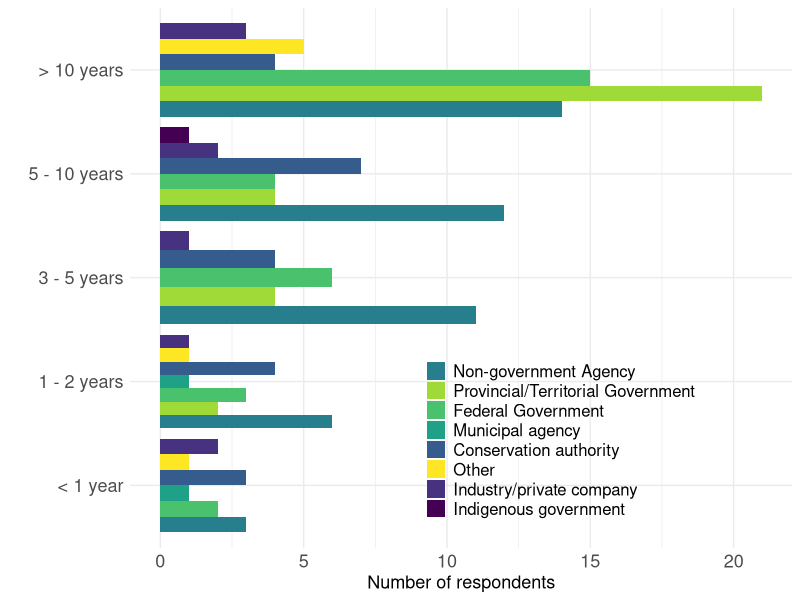
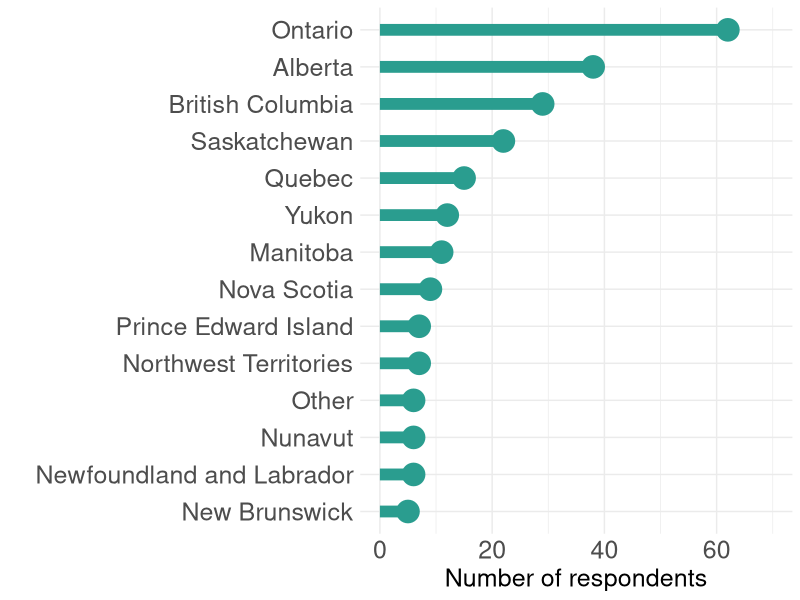
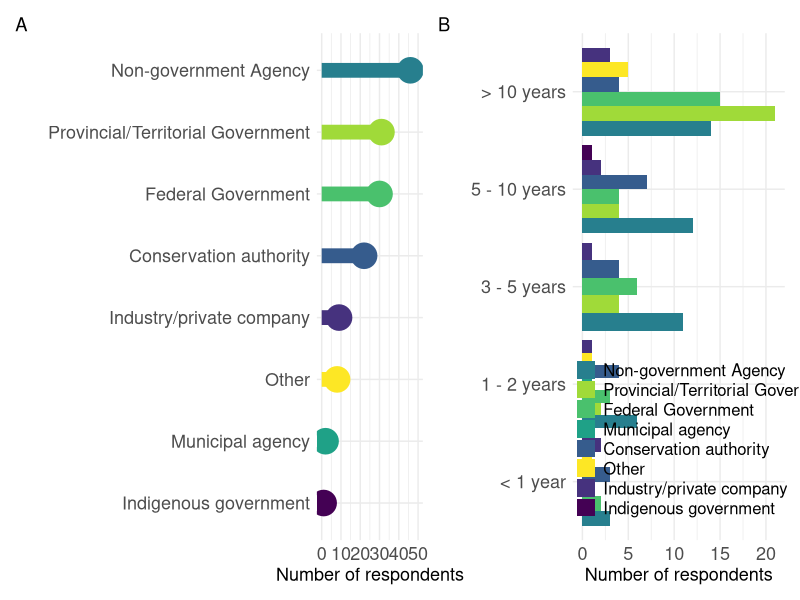
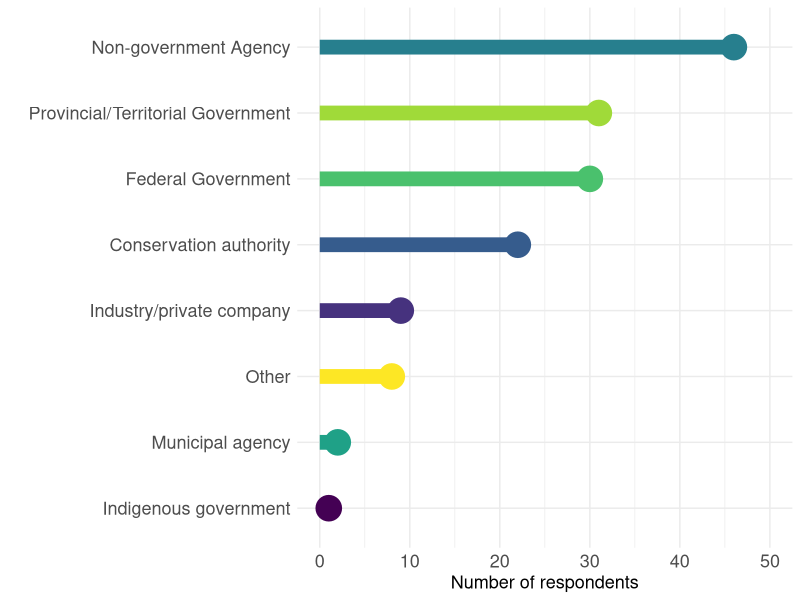

R code for these plots, in order: (Note: this script raises an error after producing the figures.)
library(tidyverse)
library(viridis)
library(stringr)
library(patchwork)


data <- read.csv("data/survey_likerts.csv")
colnames(data)
str(data)

data$organization <- recode_factor(data$organization,
                                   "Non-government agency (e.g., Nature Conservancy Canada, Ducks Unlimited Canada)" = "Non-government Agency",
                                   "Canadian provincial or territorial government agency" = "Provincial/Territorial Government",
                                   "Canadian federal government agency" = "Federal Government")
unique(data$organization)


data %>% count(organization) 

#                        organization   n
# 1             Non-government Agency  44
# 2 Provincial/Territorial Government  31
# 3                Federal Government  30
# 4                  Municipal agency   2
# 5                             Other  10
# 6            Conservation authority  22
# 7          Industry/private company   9
# 9             Indigenous government   1



data$duration <- recode_factor(data$duration,
                               "Over 10 years" = "over 10 years")


data$duration <- recode_factor(data$duration,
                               "over 10 years" = "> 10 years",
                               "Less than 1 year" = "< 1 year")
unique(data$duration)

count <- data %>% count(duration)
count <- count[-6,]

count %>%  
          mutate(Sum = sum(n)) %>% 
          group_by(duration) %>% 
          mutate(percent = round(100*n/Sum, 2))

#   duration         n   Sum percent
# 1 > 10 years      62   148   41.9 
# 2 < 1 year        12   148    8.11
# 3 1 - 2 years     18   148   12.2 
# 4 3 - 5 years     26   148   17.6 
# 5 5 - 10 years    30   148   20.3 

41.9 + 20.3



org_colour = c("Non-government Agency" = '#277f8e',
               'Provincial/Territorial Government' = '#a0da39',
               'Federal Government' = '#4ac16d',
               'Municipal agency' = '#1fa187',
               'Other' = '#fde725',
               'Conservation authority' = '#365c8d',
               'Industry/private company' = '#46327e',
               'Indigenous government' = '#440154')



orgs <- data %>% count(organization)
orgs <- orgs[-8,]
colnames(orgs)



org_n <- orgs %>% mutate(organization = fct_reorder(organization,
                                           n, .desc = FALSE)) %>% 
            ggplot() + 
            geom_segment(aes(x = organization, xend = organization, 
                              y = 0, yend = n, 
                             colour = organization),lwd = 5) +
  geom_point(aes(x = organization, y = n, colour = organization),
             size=7, shape = 19, stroke = 1.5) +
            coord_flip() +
            xlab(" ") +
            ylab("Number of respondents") +
            theme_minimal() +
            theme(axis.text = element_text(size = 13),
                  axis.title = element_text(size = 13),
                  legend.position = "none",
                  legend.key.size = unit(1, 'cm'),
                  legend.text = element_text(size = 12),
                  #legend.direction = "horizontal",
                  legend.title = element_blank()) +
            ylim(0, 50) +
            scale_colour_manual(values = org_colour)



###### years worked

colnames(data)

duration <- data %>% group_by(organization) %>% 
            count(duration)
duration <- duration[-31,]
duration <- duration[-25,]

unique(duration$duration)


duration_n <- duration %>% ggplot(aes(fill = organization, y = n, 
                        x = factor(duration,
                                   level = c('< 1 year',
                                             '1 - 2 years',
                                             '3 - 5 years',
                                             '5 - 10 years',
                                             '> 10 years')))) +
            geom_bar(position = "dodge", stat = "identity") +
            theme_minimal() +
            coord_flip() +
            xlab(" ") +
            ylab("Number of respondents") +
            theme_minimal() +
            theme(axis.text = element_text(size = 13),
                  axis.title = element_text(size = 13),
                  legend.position = c(0.65,0.2),
                  legend.key.size = unit(0.5, 'cm'),
                  legend.text = element_text(size = 12),
                  #legend.direction = "horizontal",
                  legend.title = element_blank()) +
            scale_fill_manual(values = org_colour)


org_dur <- org_n + duration_n  + 
            plot_layout(ncol = 2, widths = c(1,2)) +
            plot_annotation(tag_levels = 'A')

### location

location <- data %>% select(location)

location <- location %>% separate_longer_delim(location, delim = ",")

loc <- location %>% count(location)
loc <- loc[2:15,]
write.csv(loc, "location.csv")



location_n <- loc %>% mutate(location = fct_reorder(location,
                                           n, .desc = FALSE)) %>% 
            ggplot() + 
            geom_segment( aes(x = location, xend = location, 
                              y = 0, yend = n),
                          colour = "#2a9d8f", lwd = 4) +
            geom_point(aes(x = location, y = n), colour = "#2a9d8f",
                       fill = "white", size=6, shape = 19, stroke = 1.5) +
            coord_flip() +
            xlab(" ") +
            ylab("Number of respondents") +
            theme_minimal() +
            theme(axis.text = element_text(size = 18),
                  axis.title = element_text(size = 18),
                  #legend.position = "none",
                  legend.key.size = unit(1, 'cm'),
                  legend.text = element_text(size = 12),
                  #legend.direction = "horizontal",
                  legend.title = element_blank()) +
            ylim(0, 70)




############ LIKERT ###########33

colnames(data)

unique(data$organization)

likert <- data %>% filter(organization %in% org_list)

colours = c("Always" = "#264653",
            "Most of the time" = "#2A9D8F",
            "Never" = "#E9C46A",
            "About half the time" = "#F4A261",
            "Sometimes" = "#e76F51")


likert$collaborative_within <- factor(likert$collaborative_within, levels = c('Never',
                                                'Sometimes',
                                                'About half the time',
                                                'Most of the time',
                                                'Always'))



org_list <- c("Conservation authority",
              "Non-government Agency",
              "Federal Government",
              "Industry/private company",
              "Provincial/Territorial Government")

##### Decision making within my org. is collaborative #####
collab_within_org <- likert %>% group_by(organization) %>% 
            count(collaborative_within)


collab_within_org <- collab_within_org[-5,]

collab_within_org2 <- read.csv("collaborative_within.csv")

### add a 'never' for each org

collab_within_org %>% ggplot(aes(fill = collaborative_within, y = n, 
                                 label = n,
                         x = organization)) + 
            geom_bar(position = "dodge", stat = "identity") +
            coord_flip() +
            xlab(" ") +
            ylab("Count") +
            theme_minimal() +
            theme(axis.text = element_text(size = 15),
                  axis.title = element_text(size = 15),
                  legend.position = "none",
                  legend.key.size = unit(0.5, 'cm'),
                  legend.text = element_text(size = 12),
                  #legend.direction = "horizontal",
                   legend.title = element_blank(),
                  plot.title = element_text(size = 15, face = "bold")) +
            scale_x_discrete(labels = function(x) str_wrap(x, width = 10)) +
            scale_fill_manual(values = colours) +
            guides(fill = guide_legend(reverse = TRUE)) +
            ggtitle("...collaborative within my organization") +
            ylim(0,20)


collab_outside_org <- likert %>% group_by(organization) %>% 
            count(collaborative_outside)

collab_outside_org <- collab_outside_org[-5,]



collab_outside_org$collaborative_outside <- factor(collab_outside_org$collaborative_outside, levels = c('Never',
                                                                              'Sometimes',
                                                                              'About half the time',
                                                                              'Most of the time',
                                                                              'Always'))



collab_outside_org %>% ggplot(aes(fill = collaborative_outside, y = n, 
                                 label = n,
                                 x = organization)) + 
            geom_bar(position = "dodge", stat = "identity") +
            coord_flip() +
            xlab(" ") +
            ylab("Count") +
            theme_minimal() +
            theme(axis.text = element_text(size = 15),
                  axis.title = element_text(size = 15),
                  legend.position = "none",
                  #legend.key.size = unit(0.5, 'cm'),
                  legend.text = element_text(size = 12),
                  legend.title = element_blank(),
                  plot.title = element_text(size = 15, face = "bold")) +
            scale_x_discrete(labels = function(x) str_wrap(x, width = 10)) +
            scale_fill_manual(values = colours) +
            guides(fill = guide_legend(reverse = TRUE)) +
            ggtitle("...collaborative outside my organization") +
            ylim(0, 20)
